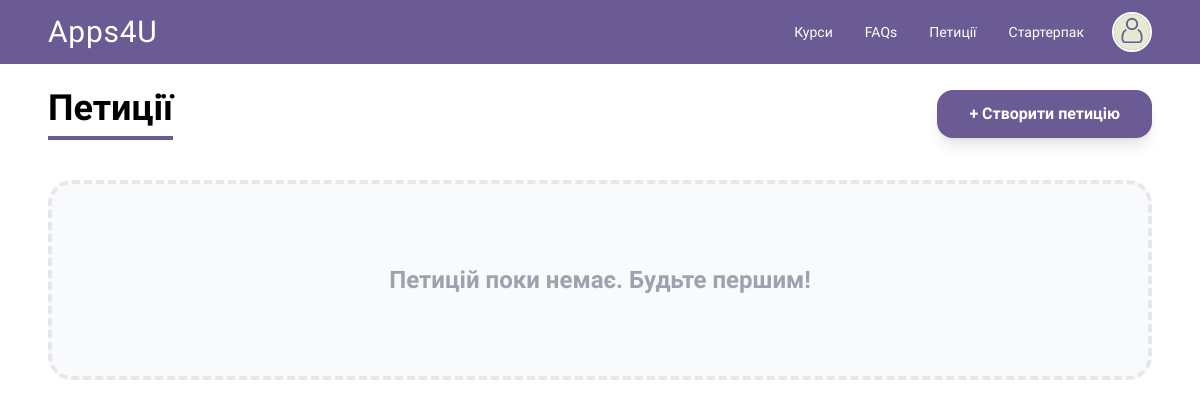
/petitions/ (signed in), run on an earlier commit of the app's database.
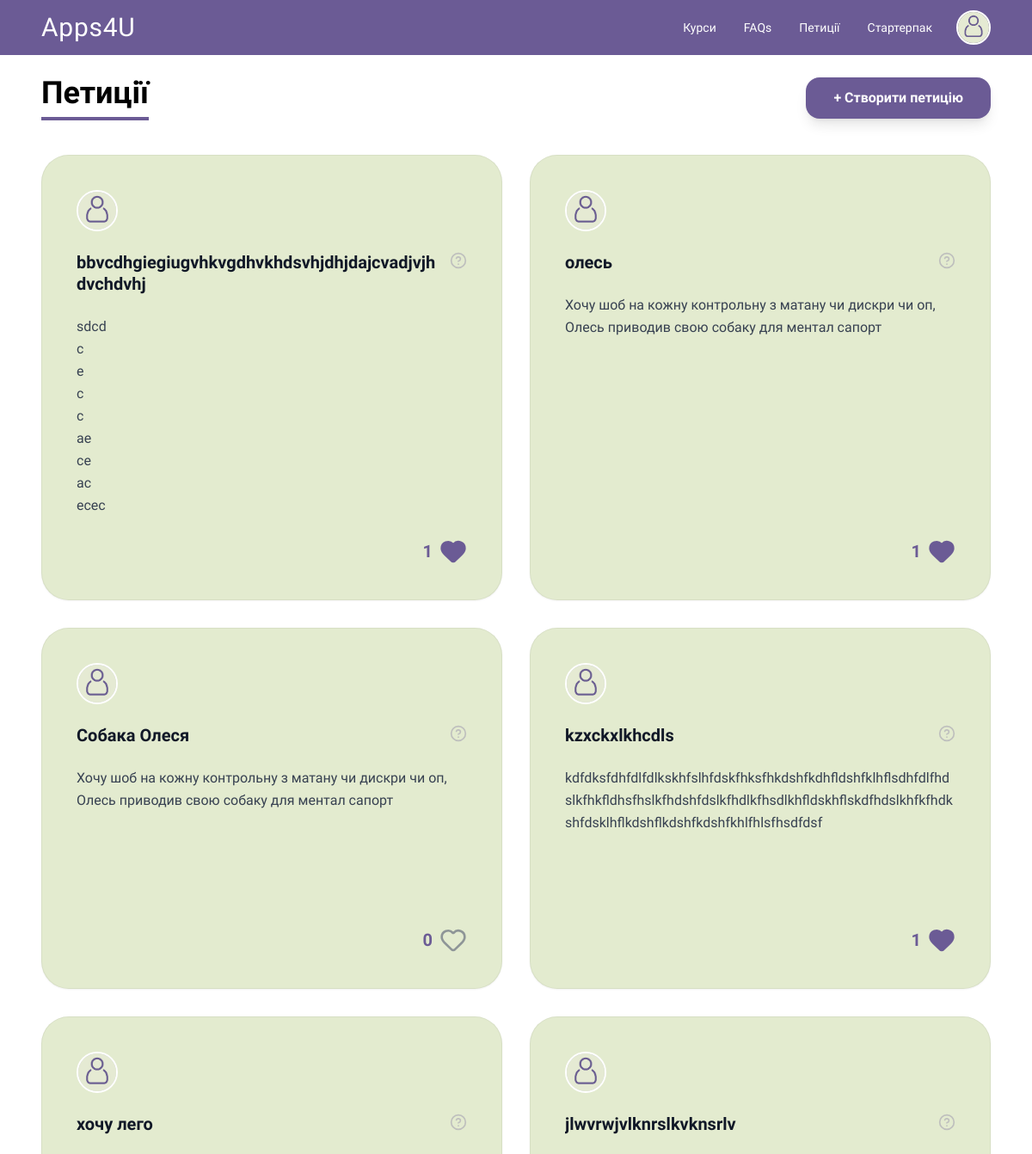
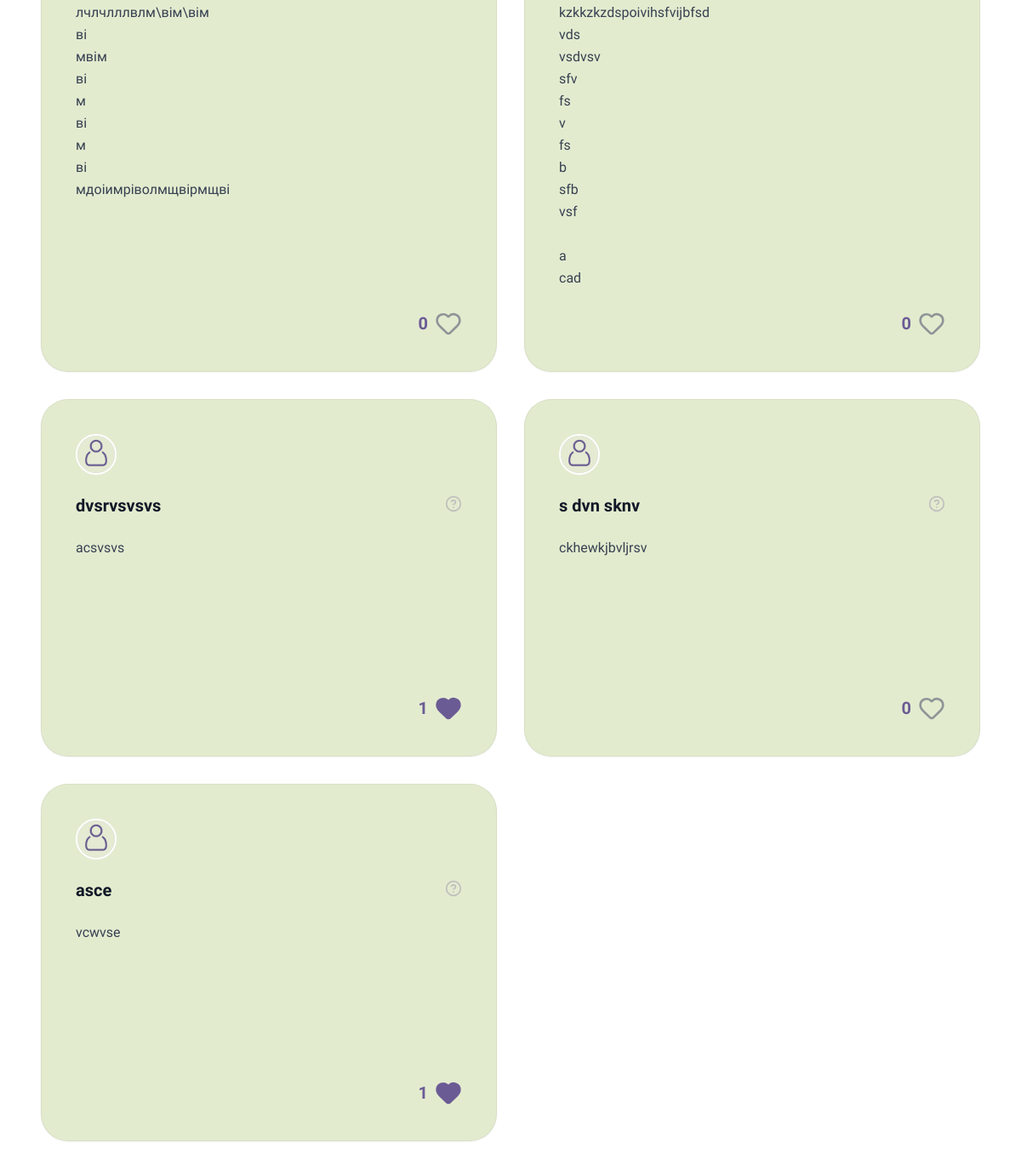
And on a later commit of the database (2 pictures, top to bottom).
### users/models.py (models this page shows, shortened)
class Profile(models.Model):
    YEAR_CHOICES = [
        (1, 'перший курс'),
        (2, 'другий курс'),
        (3, 'третій курс'),
        (4, 'четвертий курс'),
    ]
    MAJOR_CHOICES = [
        ('CS', "Комп'ютерні Науки"),
        ('RO', 'Робототехніка'),
        ('DA', 'ІТ та Аналітика Рішень'),
    ]
    user = models.OneToOneField(User, on_delete=models.CASCADE)
    about = models.TextField(max_length=500,blank=True)
    icon = models.ImageField(upload_to='profile_pics/', default='profile_pics/default.jpg')
    major = models.CharField(
        max_length=2,
        choices=MAJOR_CHOICES,
        default='NONE'
    )
    year_of_study = models.IntegerField(
        choices=YEAR_CHOICES,
        default=0,
        verbose_name="Current Course Year"
    )

### petitions/models.py (models this page shows, shortened)
class Petition(models.Model):
    user = models.ForeignKey(User, on_delete=models.CASCADE)
    title = models.CharField(max_length=50)
    content = models.TextField()
    created_at = models.DateTimeField(auto_now_add=True)
    @property
    def days_remaining(self):
        expiry = self.created_at + timedelta(days=30)
        remaining = expiry - timezone.now()
        return max(0, remaining.days)

### petitions/views.py (the view)
# urls.py: path('', views.petition_list, name='petition_list'),
@login_required
def petition_list(request):
    cutoff_date = timezone.now() - timedelta(days=30)
    user_votes = Vote.objects.filter(petition=OuterRef('pk'), user=request.user)
    petitions = Petition.objects.filter(
        created_at__gte=cutoff_date
    ).annotate(
        user_has_voted=Exists(user_votes),
        vote_count=Count('votes')
    ).order_by('-created_at')
    return render(request, 'petition_list.html', {
        'petitions': petitions,
    })

### petitions/templates/petition_list.html (shortened to what this page needs)
{% extends 'base.html' %}
{% block content %}
<div class="w-full px-12 mt-10 pt-12">
    <div class="flex justify-between items-center mb-10 w-full">
        <h1 class="text-4xl font-extrabold text-black border-b-4 border-[#6B5B95] pb-2">
            Петиції
        </h1>
        <button onclick="toggleModal()"
            class="bg-[#6B5B95] text-white px-8 py-3 rounded-2xl font-bold shadow-lg hover:bg-[#5a4a84] transition">
            + Створити петицію
        </button>
    </div>
    <div class="grid grid-cols-2 gap-8 mb-10">
        {% for petition in petitions %}
        <div class="bg-[#E3EBCF] rounded-[2rem] p-10
                    w-full h-full
                    flex flex-col shadow-sm border border-black/5
                    min-h-[420px]">
            <div class="flex items-center mb-6">
                <div class="w-12 h-12 bg-gray-300 rounded-full overflow-hidden border-2 border-white">
                    <img src="{{ petition.user.profile.icon.url }}" alt="Profile Picture" class="w-full h-full object-cover">
                </div>
            </div>
            <div class="flex-grow">
                <div class="flex justify-between items-start mb-6">
                    <h5 class="text-xl font-bold text-gray-900 line-clamp-2 leading-tight break-words ">
                        {{ petition.title }}
                    </h5>
                    <div class="relative group flex items-center flex-shrink-0 ml-2">
                        <div class="text-[#6B5B95] opacity-30 group-hover:opacity-100 transition-opacity cursor-help">
                            <i data-lucide="help-circle" class="w-5 h-5"></i>
                        </div>
                    </div>
                </div>
                <div>
                    <p class="text-gray-700 leading-relaxed text-base mb-6 break-words">
                        {{ petition.content|linebreaksbr }}
                    </p>
                </div>
            </div>
            <div class="flex justify-end items-center space-x-2 mt-auto">
                <span class="font-black text-[#6B5B95] text-xl">
                    {{ petition.vote_count|default:0 }}
                </span>
                <a href="{% url 'vote_petition' petition.id %}" class="transition hover:scale-125">
                    {% if petition.user_has_voted %}
                        <i data-lucide="heart" class="w-8 h-8 fill-[#6B5B95] text-[#6B5B95]"></i>
                    {% else %}
                        <i data-lucide="heart" class="w-8 h-8 text-gray-500 opacity-70"></i>
                    {% endif %}
                </a>
            </div>
        </div>
        {% empty %}
        <div class="col-span-full bg-gray-50 rounded-3xl p-20 text-center border-4 border-dashed border-gray-200">
            <p class="text-2xl text-gray-400 font-bold">Петицій поки немає. Будьте першим!</p>
        </div>
        {% endfor %}
    </div>
</div>
{% endblock %}

### templates/base.html (shortened to what this page needs)
{% load static %}
<!DOCTYPE html>
<html lang="uk">
<head>
    <script src="https://cdn.tailwindcss.com"></script>
</head>
<body class="min-h-screen flex flex-col bg-white">
    <header class="bg-[#6B5B95] text-white h-16 py-2 px-6 md:px-12 flex items-center justify-between fixed top-0 left-0 w-full z-50">
        <div class="text-3xl tracking-wide font-logo flex-shrink-0">
            <a href="{% url 'home' %}">Apps4U</a>
        </div>
        <div class="flex items-center space-x-4">
            <nav class="hidden md:flex space-x-2">
                <a href="{% url 'course_list' %}" class="px-3 py-1.5 text-sm hover:text-gray-200 transition">Курси</a>
                <a href="{% url 'faq_list' %}" class="px-3 py-1.5 text-sm hover:text-gray-200 transition">FAQs</a>
                <a href="{% url 'petition_list' %}" class="px-3 py-1.5 text-sm hover:text-gray-200 transition">Петиції</a>
                <a href="{% url 'starter_pack' %}" class="px-3 py-1.5 text-sm hover:text-gray-200 transition">Стартерпак</a>
            </nav>
            <div class="flex items-center space-x-4">
                <a href="{% url 'profile' %}" class="group flex items-center">
                    <div class="w-10 h-10 rounded-full overflow-hidden border-2 border-white group-hover:border-[#E0E8D0] transition-colors duration-300">
                        <img src="{{ user.profile.icon.url }}"
                            alt="Profile Picture"
                            class="w-full h-full object-cover">
                    </div>
                </a>
            </div>
        </div>
    </header>
    {% block content %}
    {% endblock %}
</body>
</html>

### templates/base.html (style rules this page uses)
body { font-family: 'SN Pro', sans-serif; }
.font-logo { font-family: 'Russo One', sans-serif; }

What changed in the data, as far as the page shows it:
added Petition: user.profile.icon (placeholder picture), title "bbvcdhgiegiugvhkvgdhvkhdsvhjdhjdajcvadjvjhdvchdvhj", content "sdcd c e c c ae ce ac ecec", vote_count "1"
added Petition: user.profile.icon (placeholder picture), title "олесь", content "Хочу шоб на кожну контрольну з матану чи дискри чи оп, Олесь приводив свою собаку для ментал сапорт", vote_count "1"
added Petition: user.profile.icon (placeholder picture), title "Собака Олеся", content "Хочу шоб на кожну контрольну з матану чи дискри чи оп, Олесь приводив свою собаку для ментал сапорт", vote_count "0"
added Petition: user.profile.icon (placeholder picture), title "kzxckxlkhcdls", content "kdfdksfdhfdlfdlkskhfslhfdskfhksfhkdshfkdhfldshfklhflsdhfdlfhdslkfhkfldhsfhslkfhdshfdslkfhdlkfhsdlkhfldskhflskdfhdslkhfkfhdkshfdsklhflkdshflkdshfkdshfkhlfhlsfhsdfdsf", vote_count "1"
added Petition: user.profile.icon (placeholder picture), title "хочу лего", content "лчлчлллвлм\\вім\\вім ві мвім ві м ві м ві мдоіимріволмщвірмщві", vote_count "0"
added Petition: user.profile.icon (placeholder picture), title "jlwvrwjvlknrslkvknsrlv", content "kzkkzkzdspoivihsfvijbfsd vds vsdvsv sfv fs v fs b sfb vsf a cad", vote_count "0"
added Petition: user.profile.icon (placeholder picture), title "dvsrvsvsvs", content "acsvsvs", vote_count "1"
added Petition: user.profile.icon (placeholder picture), title "s dvn sknv", content "ckhewkjbvljrsv", vote_count "0"
added Petition: user.profile.icon (placeholder picture), title "asce", content "vcwvse", vote_count "1"
Also different on the page:
text no longer shown: "Петицій поки немає. Будьте першим!"
